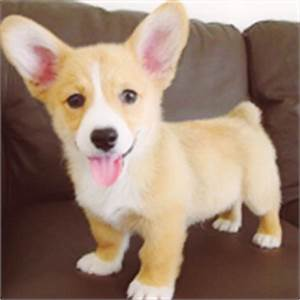
#> input picture dog.jpg, 300 x 300 px
$ python BasicOperationsOnImage.py
#> lines starting #> are read from the running program, lines starting #| are printed output that depends on the picture; after the words box and inside, x2 and y2 are one past the last pixel; in counts of white or black regions, pixels touching at a corner belong together
import numpy as np
import cv2

img = cv2.imread('dog.jpg',cv2.IMREAD_COLOR)
#> img is the input picture: shape (300, 300, 3); mean B, G, R 113.1, 129.6, 154.1

# assigning color at pixel position of 55,55 to white
img[55,55] = [255,255,255]
#> img: shape (300, 300, 3); under 0.01% of pixels changed, all inside (x1, y1, x2, y2) = (55, 55, 56, 56)

# if we print img[55,55] we get color at this pixel
dog_face = img[48:185,48:165]       #[y1:y2,x1:x2]
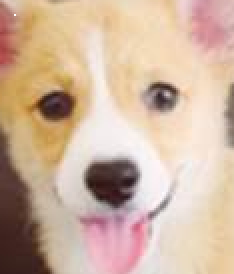
#> dog_face: shape (137, 117, 3) (shown 2 times larger); mean B, G, R 159.1, 179.9, 207
img[0:137,0:117] = dog_face
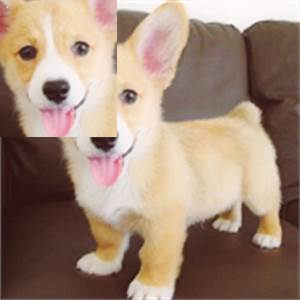
#> img: shape (300, 300, 3); mean B, G, R 120.4, 136.6, 161.2

cv2.imshow('image',img)
cv2.waitKey(0)
cv2.destroyAllWindows()

$ run again, with natural_scenery_04_hd_pictures_166158.jpg copied over dog.jpg
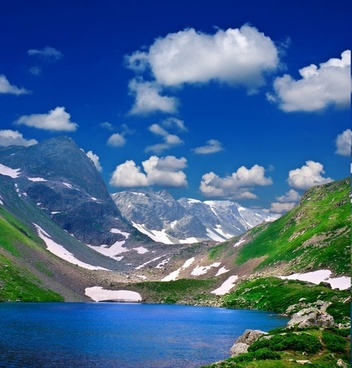
#> input picture natural_scenery_04_hd_pictures_166158.jpg, 352 x 368 px
#> img is the input picture: shape (368, 352, 3); mean B, G, R 140.5, 101.5, 64.9
#> `dog_face = img[48:185,48:165]`:
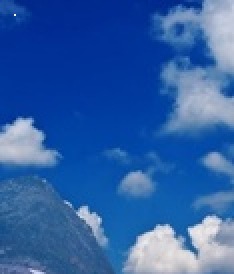
#> dog_face: shape (137, 117, 3) (shown 2 times larger); mean B, G, R 166.4, 95.7, 47.3
#> `img[0:137,0:117] = dog_face`:
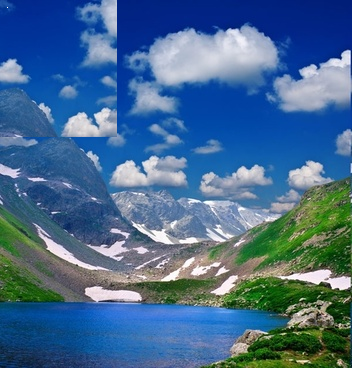
#> img: shape (368, 352, 3); mean B, G, R 142.7, 106.3, 69.2
